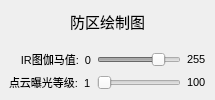
       <widget class="QWidget" name="container2" native="true">
        <layout class="QHBoxLayout" name="horizontalLayout_8">
         <property name="spacing">
          <number>0</number>
         </property>
         <property name="leftMargin">
          <number>0</number>
         </property>
         <property name="topMargin">
          <number>0</number>
         </property>
         <property name="rightMargin">
          <number>0</number>
         </property>
         <property name="bottomMargin">
          <number>0</number>
         </property>
         <item>
          <widget class="QWidget" name="irWidget" native="true">
           <layout class="QVBoxLayout" name="verticalLayout" stretch="0,1,0">
            <property name="topMargin">
             <number>10</number>
            </property>
            <item>
             <widget class="QLabel" name="label_7">
              <property name="font">
               <font>
                <family>新宋体</family>
                <pointsize>11</pointsize>
                <bold>false</bold>
               </font>
              </property>
              <property name="text">
               <string>防区绘制图</string>
              </property>
              <property name="alignment">
               <set>Qt::AlignmentFlag::AlignCenter</set>
              </property>
             </widget>
            </item>
            <item>
             <layout class="QHBoxLayout" name="irLayout">
              <property name="spacing">
               <number>0</number>
              </property>
             </layout>
            </item>
            <item>
             <layout class="QGridLayout" name="gridLayout_10">
              <item row="0" column="1">
               <widget class="QSlider" name="irGammaValue">
                <property name="enabled">
                 <bool>false</bool>
                </property>
                <property name="toolTip">
                 <string>200</string>
                </property>
                <property name="maximum">
                 <number>255</number>
                </property>
                <property name="singleStep">
                 <number>0</number>
                </property>
                <property name="pageStep">
                 <number>0</number>
                </property>
                <property name="value">
                 <number>200</number>
                </property>
                <property name="orientation">
                 <enum>Qt::Orientation::Horizontal</enum>
                </property>
                <property name="tickInterval">
                 <number>0</number>
                </property>
               </widget>
              </item>
              <item row="0" column="0">
               <widget class="QLabel" name="label_12">
                <property name="font">
                 <font>
                  <pointsize>8</pointsize>
                 </font>
                </property>
                <property name="text">
                 <string>IR图伽马值:  0</string>
                </property>
                <property name="alignment">
                 <set>Qt::AlignmentFlag::AlignRight|Qt::AlignmentFlag::AlignTrailing|Qt::AlignmentFlag::AlignVCenter</set>
                </property>
               </widget>
              </item>
              <item row="0" column="2">
               <widget class="QLabel" name="label_13">
                <property name="font">
                 <font>
                  <pointsize>8</pointsize>
                 </font>
                </property>
                <property name="text">
                 <string>255</string>
                </property>
               </widget>
              </item>
              <item row="1" column="0">
               <widget class="QLabel" name="label_31">
                <property name="font">
                 <font>
                  <pointsize>8</pointsize>
                 </font>
                </property>
                <property name="text">
                 <string>点云曝光等级:  1</string>
                </property>
               </widget>
              </item>
              <item row="1" column="1">
               <widget class="QSlider" name="exposureLevel">
                <property name="enabled">
                 <bool>false</bool>
                </property>
                <property name="toolTip">
                 <string>1</string>
                </property>
                <property name="minimum">
                 <number>1</number>
                </property>
                <property name="maximum">
                 <number>100</number>
                </property>
                <property name="singleStep">
                 <number>0</number>
                </property>
                <property name="pageStep">
                 <number>0</number>
                </property>
                <property name="value">
                 <number>1</number>
                </property>
                <property name="sliderPosition">
                 <number>1</number>
                </property>
                <property name="tracking">
                 <bool>true</bool>
                </property>
                <property name="orientation">
                 <enum>Qt::Orientation::Horizontal</enum>
                </property>
                <property name="tickInterval">
                 <number>0</number>
                </property>
               </widget>
              </item>
              <item row="1" column="2">
               <widget class="QLabel" name="label_32">
                <property name="font">
                 <font>
                  <pointsize>8</pointsize>
                 </font>
                </property>
                <property name="text">
                 <string>100</string>
                </property>
               </widget>
              </item>
             </layout>
            </item>
           </layout>
          </widget>
         </item>
        </layout>
       </widget>
